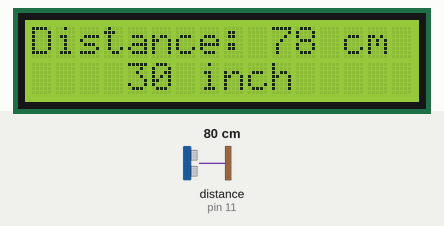
Simulated run of this sketch. Board: Arduino Uno, built with avr-gcc and run on an emulated ATmega328P. On the bench: 16×2 character LCD. Wiring (inferred from the names in the program): ultrasonic range finder: trigger pin 12; echo pin 11. The inputs (shaded band) are chosen by the test bench; at power-on: distance to the obstacle (sensor on pin 11) 80 cm. The echo pulse lasts 58.3 µs per cm.

Above: at 1.2 s.
1.3 s: distance to the obstacle (sensor on pin 11) set to 2 cm
At 3.0 s:
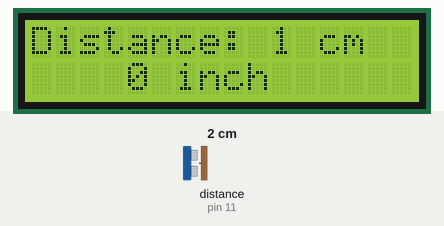
3.5 s: distance to the obstacle (sensor on pin 11) set to 4 cm
At 5.0 s:
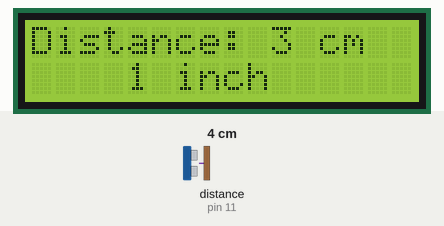
5.6 s: distance to the obstacle (sensor on pin 11) set to 9 cm
At 7.0 s:
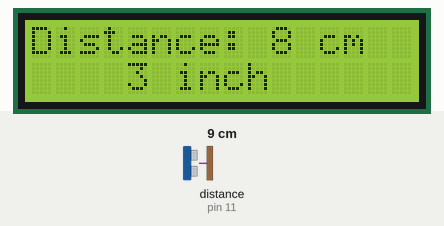
Timing chart, 0 to 8.6 s (numbered marks = the images above; inputs shaded):
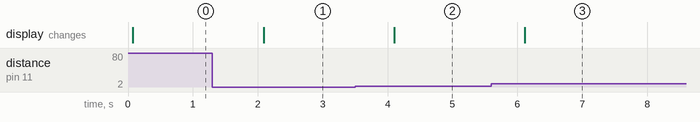

Measured:
- after the input at 1.3 s, the display: changes after 0.79 s (image 1)
- after the input at 3.5 s, the display: changes after 0.60 s (image 2)
- after the input at 5.6 s, the display: changes after 0.52 s (image 3)

The sketch:

Distance_Measurement_using_Arduino.ino
```cpp
#include <Wire.h>
#include <LiquidCrystal.h>
LiquidCrystal lcd = LiquidCrystal(2, 3, 4, 5, 6, 7);    //LCD object Parameters: (rs, enable, d4, d5, d6, d7)
const int trigPin = 12;
const int echoPin = 11;
long duration;
int distanceCm, distanceInch;
void setup() {
  lcd.begin(16, 2);                      // Initializes the interface to the LCD display
  pinMode(trigPin, OUTPUT);
  pinMode(echoPin, INPUT);
  Serial.begin(9600);
}
void loop() {
  digitalWrite(trigPin, LOW);
  delayMicroseconds(2);
  digitalWrite(trigPin, HIGH);
  delayMicroseconds(10);
  digitalWrite(trigPin, LOW);
  duration = pulseIn(echoPin, HIGH);
  distanceCm = duration * 0.0340 / 2;
  distanceInch = duration * 0.01330 / 2;
  lcd.setCursor(0, 0);
  lcd.clear();
  lcd.print("Distance: ");
  lcd.print(distanceCm);
  lcd.print(" cm");
  lcd.setCursor(0, 1);
  lcd.print("    ");
  lcd.print(distanceInch);
  lcd.print(" inch");
  delay(1000);
}
```
